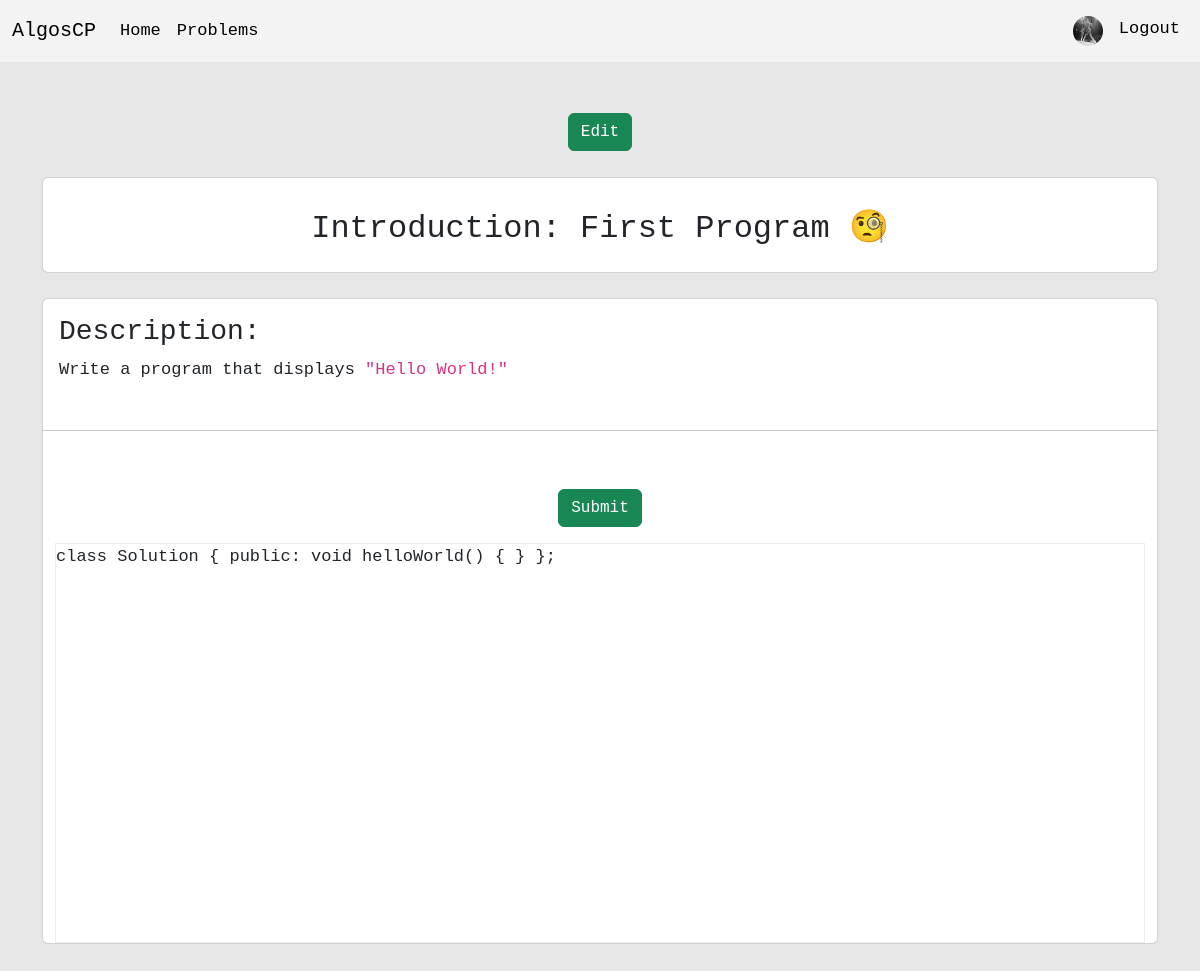
/problems/hello world/ (signed in), run on an earlier commit of the app's database.
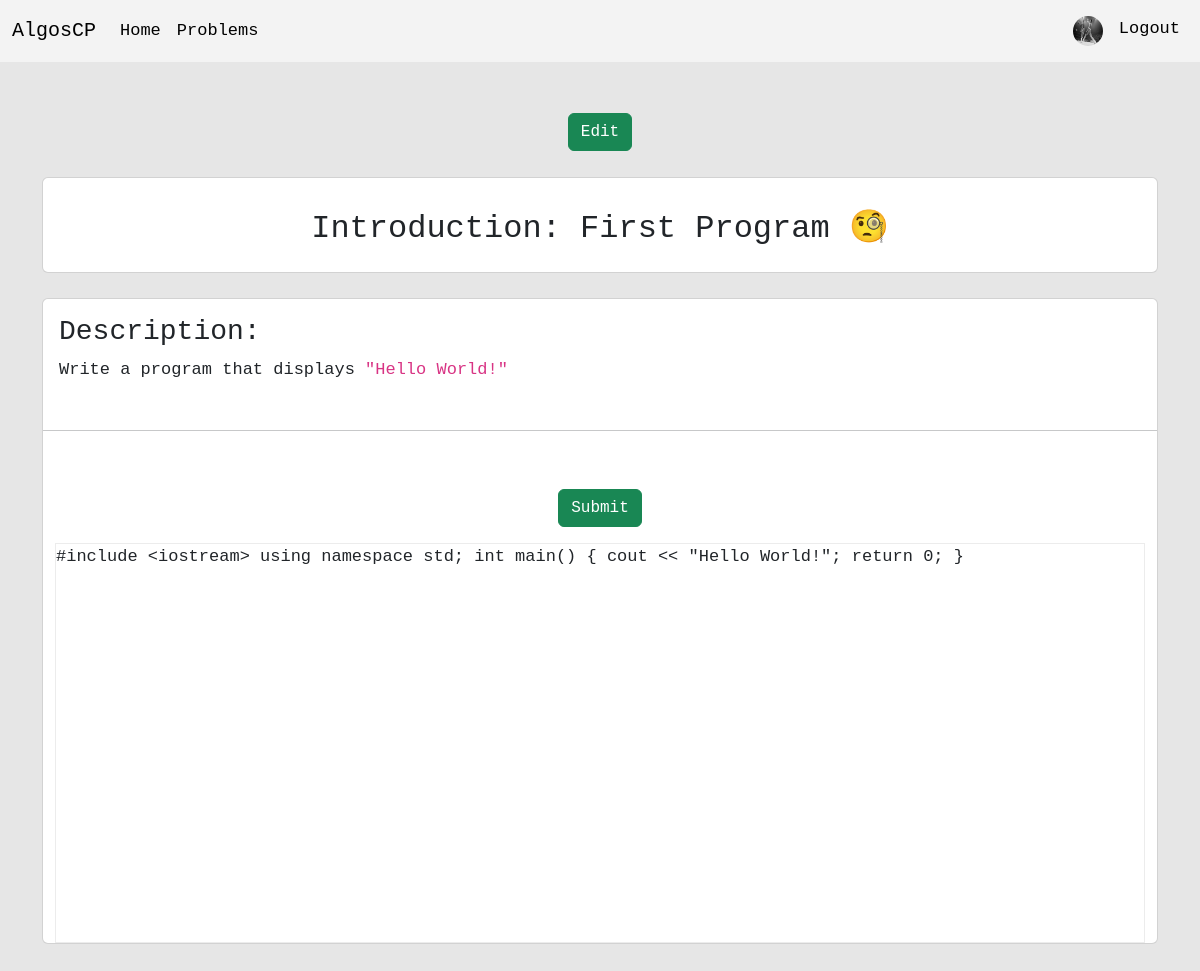
And on a later commit of the database.
### problems/models.py (models this page shows, shortened)
class Problem(models.Model):
    name = models.CharField(max_length=50, unique=True, null=False, blank=False, default='lowercase letters only')
    title = models.CharField(max_length=50, null=False, blank=False, default='')
    description = models.TextField()
    template = models.TextField(blank=False, default='')

### problems/views.py (the view)
# urls.py: path('problems/<problem_name>/', views.display_problem, name='display_problem'),
def display_problem(request, problem_name):
    problem = Problem.objects.get(name = problem_name.replace('-', ' '))
    return render(request, 'display_problem.html', {'problem': problem})

### problems/templates/display_problem.html (shortened to what this page needs)
{% extends 'base.html' %}
{% load static %}
{% block content %}
  <link rel="stylesheet" href="{% static 'problems_styling.css' %}">
  <center>
    {% if user.is_superuser %}
      <a class="btn btn-success" href="/admin/problems/problem/{{ problem.id }}/change/">Edit</a>
      <br><br>
    {% endif %}
    <div class="card">
      <div class="card-body">
        <h2>{{ problem.title }}</h2>
      </div>
    </div>
  </center>
  <br>
  <div class="card">
    <div class="card-body">{{ problem.description|safe }}</div>
    <hr/>
    <br>
    <form action="{% url 'send' problem.name %}" method="POST" class="card-body">
      <center>
        <input type="Submit" value="Submit" class="btn btn-success">
      </center>
    </form>
    <div class="container">
      <div id="editor">{{ problem.template }}</div>
    </div>
  </div>
  <br><br>
{% endblock %}

What changed in the data, as far as the page shows it:
changed Problem "Introduction: First Program 🧐": template "class Solution { public: void helloWorld() { } };" → "#include <iostream> using namespace std; int main() { cout << \"Hello World!\"; return 0; }"
